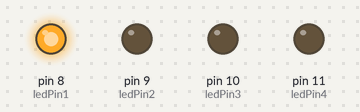
A sketch run on a simulated Arduino Uno, built with avr-gcc and run on an emulated ATmega328P. On the bench: output pins drawn as LEDs (lit = HIGH).

Above: at 0.5 s.
At 3.5 s:
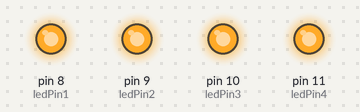
At 4.5 s:
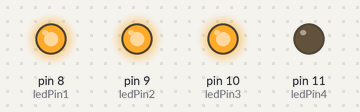
At 7.5 s:
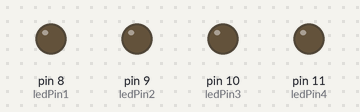
At 9.5 s:
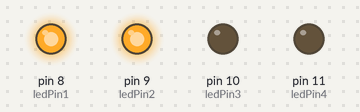
Timing chart, 0 to 10.4 s (numbered marks = the images above):
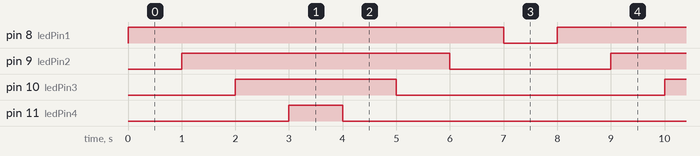

Measured:
- by itself, pin 8 (ledPin1): alternates HIGH for 7.0 s and LOW for 1.0 s
- by itself, pin 9 (ledPin2): alternates HIGH for 5.0 s and LOW for 3.0 s
- by itself, pin 10 (ledPin3): alternates HIGH for 3.0 s and LOW for 5.0 s
- by itself, pin 11 (ledPin4): alternates HIGH for 1.0 s and LOW for 7.0 s

The sketch:

Exercise_1.2.ino
```cpp
  /* Andrew Pun
   *  March 16, 2020
   *  Exercise 1.2
   */


  // initialize all the pins
  int ledPin1 = 8;
  int ledPin2 = 9;
  int ledPin3 = 10;
  int ledPin4 = 11;
  int pin = ledPin1; // variable pin that starts at 8 (ledPin1)

void setup() {
  // setup all pins as outputs
  pinMode(ledPin1, OUTPUT);
  pinMode(ledPin2, OUTPUT);
  pinMode(ledPin3, OUTPUT);
  pinMode(ledPin4, OUTPUT);

}

void loop() {
  while (pin <= ledPin4) { // loop until pin is greater than 11 (ledPin4)
    digitalWrite(pin, HIGH); // turn on LED at pin
    delay(1000); // wait 1 second
    pin ++; // add 1 to pin
  }
  pin = ledPin4; // set pin to 11
  while (pin >= ledPin1) { // loop until pin is less than 8 (ledPin1)

    digitalWrite(pin, LOW); // turn off LED at pin
    delay(1000); // wait 1 second
    pin --; // subtract 1 from pin
  }
  pin = ledPin1; // set pin back to 8
}
```
